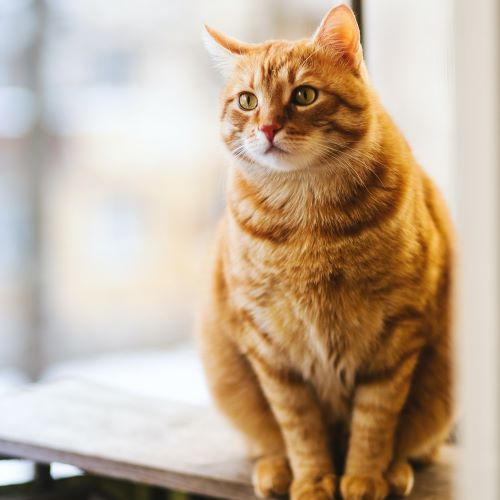
#> input picture practice/cat.jpg, 500 x 500 px
$ python contours.py
#> lines starting #> are read from the running program, lines starting #| are printed output that depends on the picture; after the words box and inside, x2 and y2 are one past the last pixel; in counts of white or black regions, pixels touching at a corner belong together
import cv2 as cv
import numpy as np

img = cv.imread('cat.jpg')
#> img is the input picture: shape (500, 500, 3); mean B, G, R 151.1, 173.1, 193.6
blur = cv.GaussianBlur(img,(7,7),cv.BORDER_DEFAULT)
canny = cv.Canny(blur,125,125)
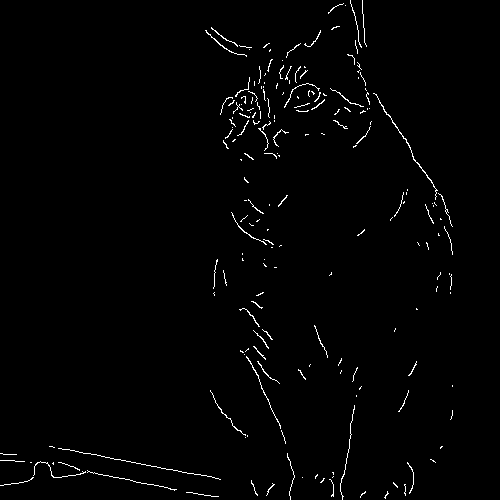
#> canny: shape (500, 500); 1.3% white in thin lines or dots

# threshold img i.e converting into binary form
ret, thresh = cv.threshold(canny,125,255,cv.THRESH_BINARY) # binarizes the img
#cv.imshow('Threshold',thresh)

blank = np.zeros(img.shape,dtype='uint8')

# findcontours detects color changes in imgs
contours, hierarchies = cv.findContours(thresh,cv.RETR_LIST,cv.CHAIN_APPROX_NONE)
#> contours = 194 contours, 193 with area under 20; largest, box (x1, y1, x2, y2) and area: (373, 93, 438, 200) 42
print(f'{len(contours)} contours found')
#| 194 contours found

# draw contours on blank img
#           blank img,con_img,no.of con,color,thickness
cv.drawContours(blank,contours,-1,(0,0,255),2)
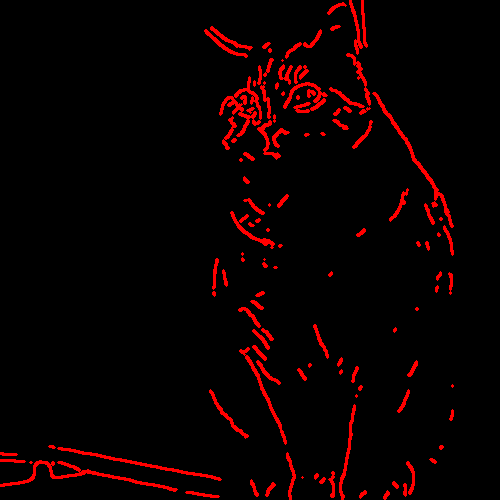
#> blank: shape (500, 500, 3); mean of channels 0, 1, 2 0, 0, 11.2; drawn as B, G, R
cv.imshow("Contours drawn",blank)
cv.waitKey(10000)

$ run again, with practice/nature.jpg copied over practice/cat.jpg
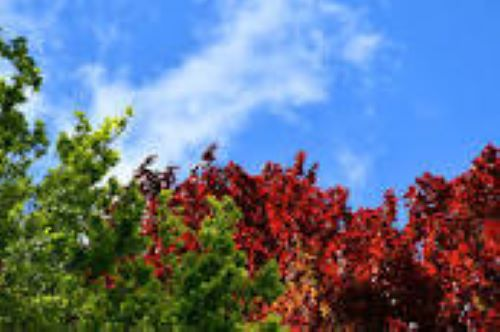
#> input picture practice/nature.jpg, 500 x 332 px
#> img is the input picture: shape (332, 500, 3); mean B, G, R 137.6, 115.3, 100.6
#> `canny = cv.Canny(blur,125,125)`:
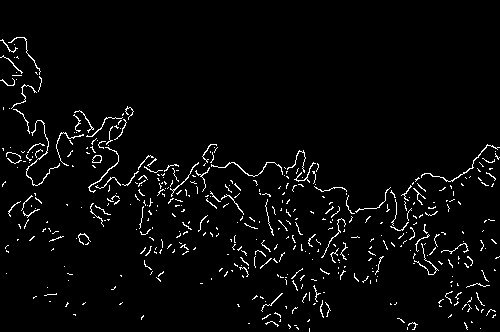
#> canny: shape (332, 500); 3.2% white in thin lines or dots, all inside (x1, y1, x2, y2) = (0, 37, 500, 332)
#> contours = 465 contours, 458 with area under 20; largest, box (x1, y1, x2, y2) and area: (92, 155, 102, 163) 54, (92, 155, 102, 163) 48, (421, 144, 500, 182) 39, (26, 120, 60, 186) 39, (88, 147, 119, 193) 31, (211, 162, 283, 177) 30, (170, 162, 199, 197) 22
#| 465 contours found
#> `cv.drawContours(blank,contours,-1,(0,0,255),2)`:
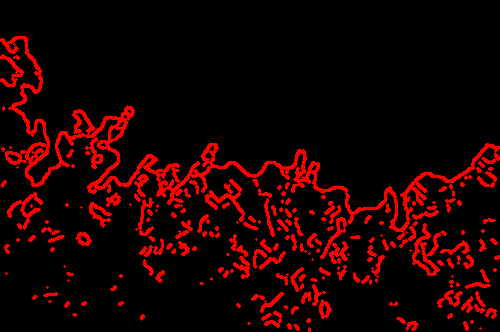
#> blank: shape (332, 500, 3); mean of channels 0, 1, 2 0, 0, 27.6; drawn as B, G, R
